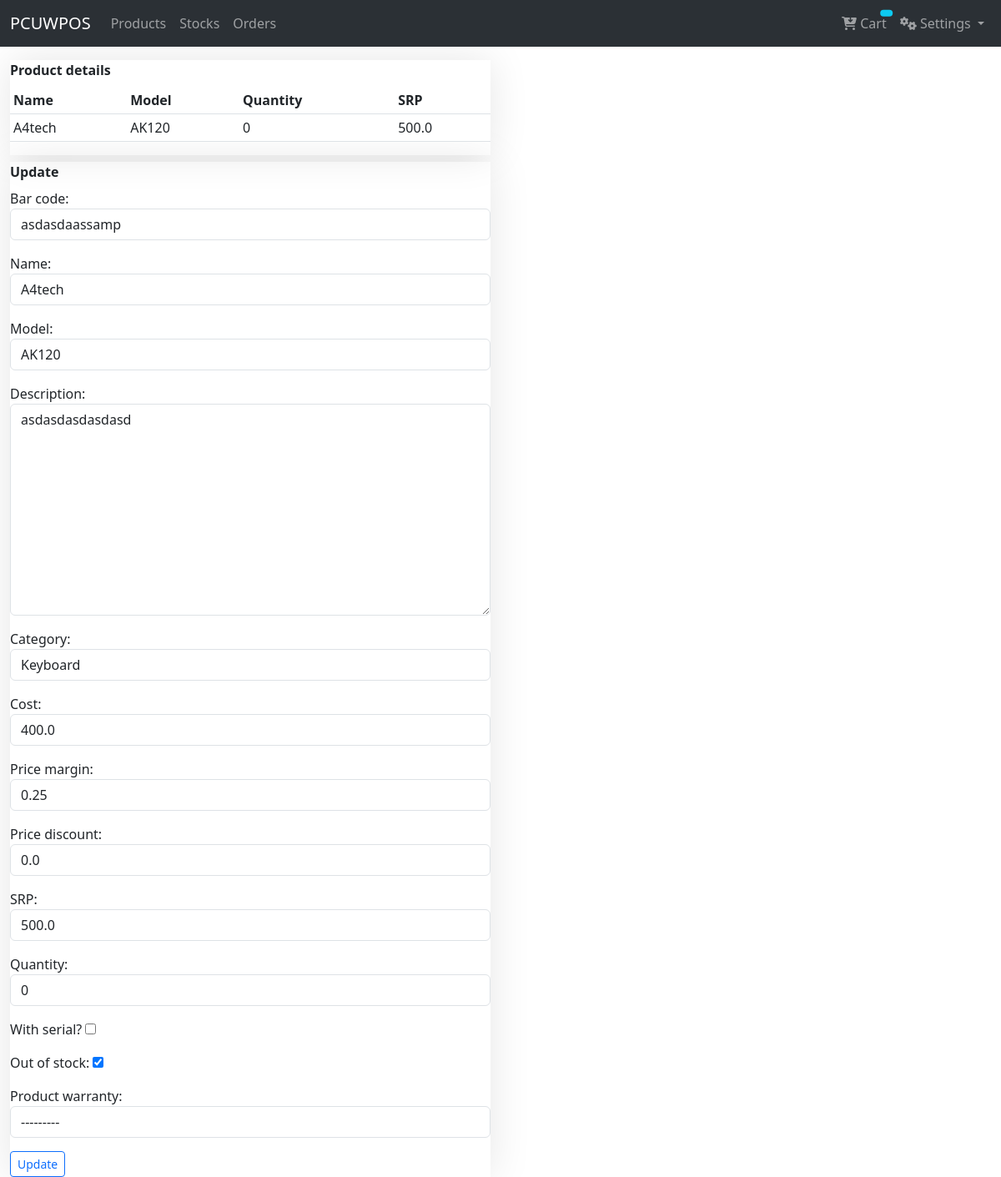
The app's page /products/details/3 (signed in), older data.
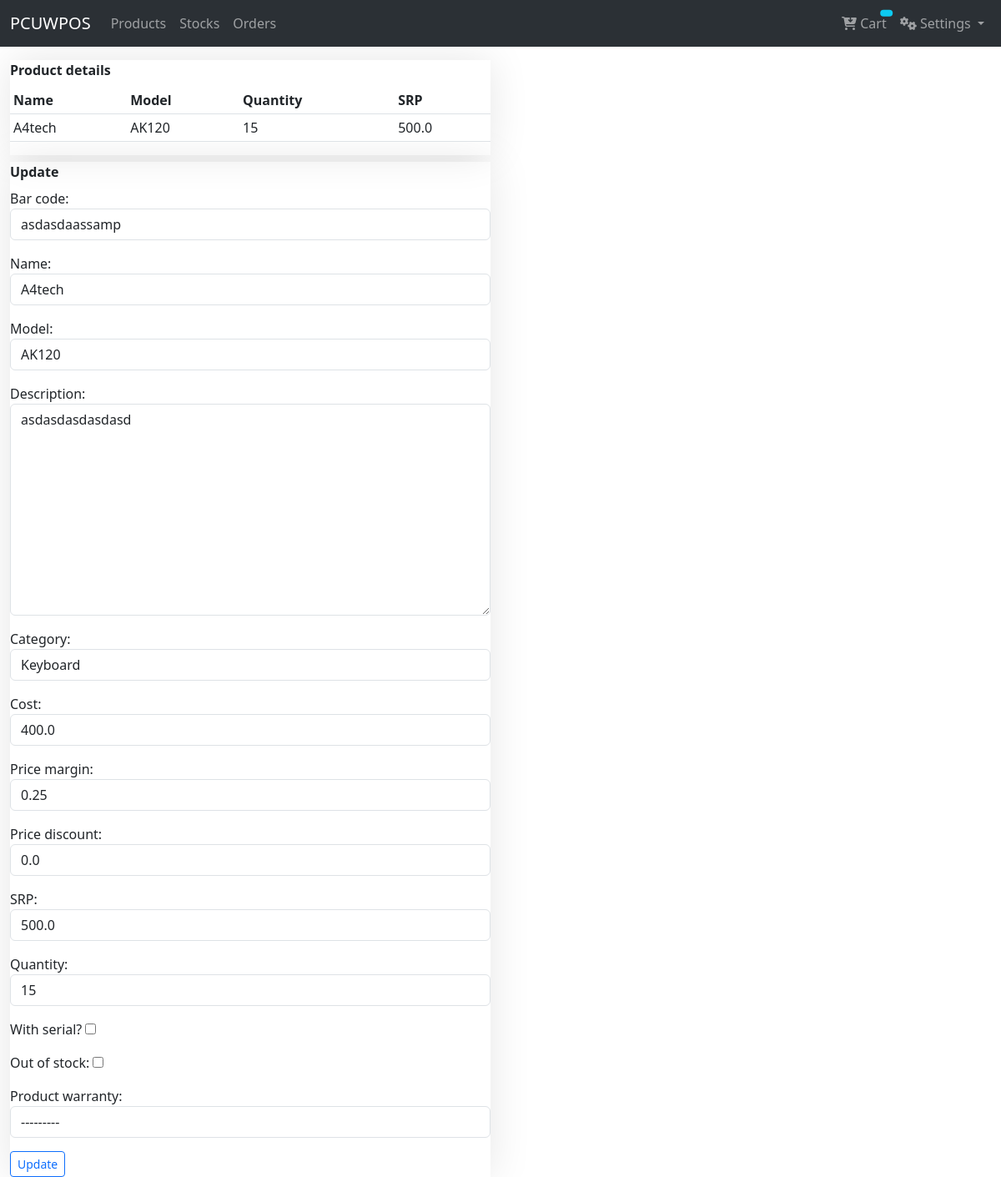
The same page, newer data.
### sales/models/product.py (models this page shows, shortened)
class Product(BaseTime):
    user = models.ForeignKey(User, on_delete=models.CASCADE, default=1)
    product_code = models.CharField(max_length=13, unique=True, blank=True)
    bar_code = models.CharField(max_length=13, unique=True, blank=True)
    name = models.CharField(max_length=255)
    model = models.CharField(max_length=120)
    description = models.TextField()
    category = models.ForeignKey(ProductCategory, on_delete=models.CASCADE, blank=True, null=True)
    cost = models.FloatField(default=0)
    price_margin = models.FloatField(default=0.25)
    price_discount = models.FloatField(default=0.00)
    price = models.FloatField(default=0.00, verbose_name="SRP")
    quantity = models.PositiveIntegerField(default=1)
    is_serial = models.BooleanField(default=False, verbose_name="with serial?")
    out_of_stock = models.BooleanField(default=False)
    product_warranty = models.ForeignKey(ProductWarranty, on_delete=models.CASCADE, blank=True, null=True)
    @property
    def best_price(self):
        discount = float(self.price) - float(self.cost)
        price = (discount - (discount * self.price_discount)) + float(self.cost)
        return price

class ProductCategory(models.Model):
    name = models.CharField(max_length=100, default="Memories")
    created_at = models.DateTimeField(auto_now_add=True)
    updated_at = models.DateTimeField(auto_now=True)
    class Meta:
        verbose_name = "category"
        verbose_name_plural = "categories"
    def __str__(self):
        return self.name

### sales/views/product_view.py (the view, shortened to what this page needs)
# urls.py: path('details/<product_id>', ProductUpdateView.as_view(), name='product_update'),
@method_decorator(login_required, name='dispatch')
class ProductUpdateView(View):
    template_name = 'product_update.html'
    form_class = ProductForm
    initial = {'key': 'value'}
    def get(self, request, *args, **kwargs):
        product_id = kwargs.get('product_id')
        product = get_object_or_404(Product, pk=product_id)
        form = self.form_class(request.POST or None, instance=product)
        context = {
            "form": form,
            "instance": product,
        }
        return render(request, self.template_name, context)

### sales/templates/product_update.html (shortened to what this page needs)
{% extends "base.html" %}
{% block content %}
<div class="row">
    <div class="col-sm-6">
        <div class="fcard mt-3">
            <strong>Product details</strong>
            <table class="table table-stripe table-sm">
                <thead>
                    <tr>
                        <th>Name</th>
                        <th>Model</th>
                        <th>Quantity</th>
                        <th>SRP</th>
                    </tr>
                </thead>
                <tbody>
                    <tr>
                        <td>{{ instance.name|title }}</td>
                        <td>{{ instance.model|upper }}</td>
                        <td>{{ instance.quantity }}</td>
                        <td>{{ instance.best_price }}</td>
                    </tr>
                </tbody>
            </table>
        </div>
        <div class="fcard mt-2">
            <strong>Update</strong>
            <form action="" class="form" method="POST">
                {{ form.as_p }}
                <input type="submit" class="btn btn-outline-primary btn-sm" value="Update">
            </form>
        </div>
    </div>
</div>
{% endblock %}

Row changes from the older to the newer data that the page shows:
changed Product "A4tech": quantity "0" → "15"; out_of_stock "☑" → "☐"
